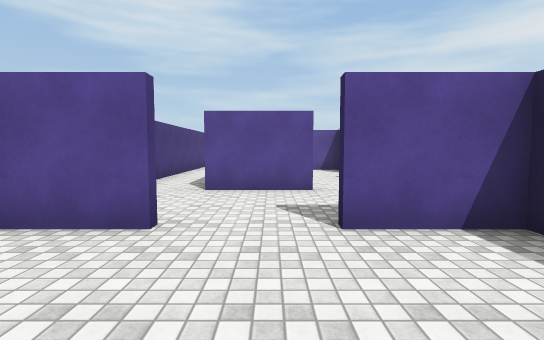
view 1 (above)

24 first-person views from a walk through a 3-D level made in the Unity game engine. The camera is 1.4 m above the floor, tilts 4° down and sees 85° across. The floor is counted in squares, 1.8 m on a side. Each view is taken from the middle of a square. On the plan, view 1 faces up. The plan holds only what a view shows up to about 10 squares ahead; the rest is blank. The place goes on beyond the plan. The player character is not drawn. Some animated figures are left out. Surface patterns are stand-ins for the level's own textures.

view 2
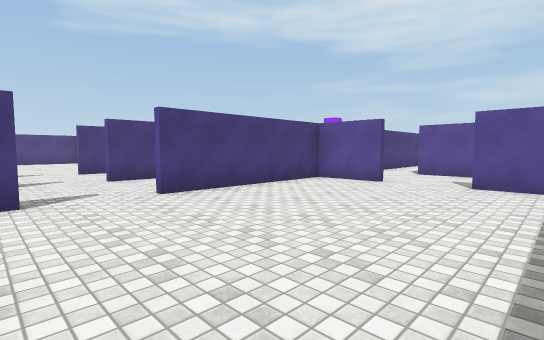

view 3
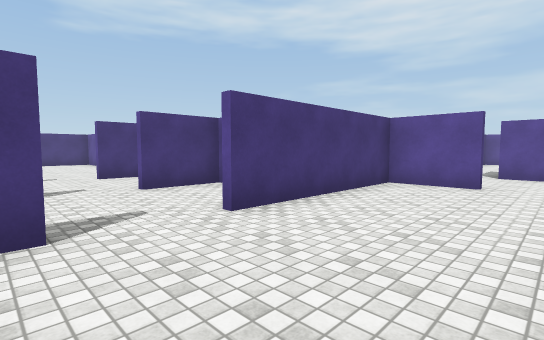

view 4
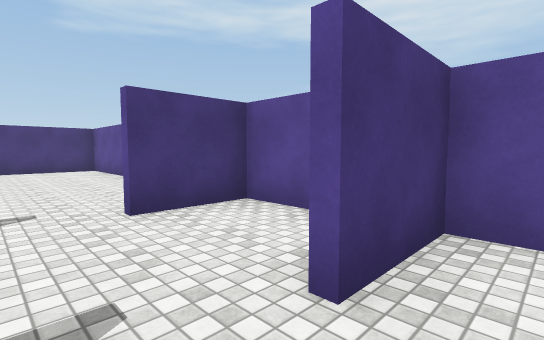

view 5
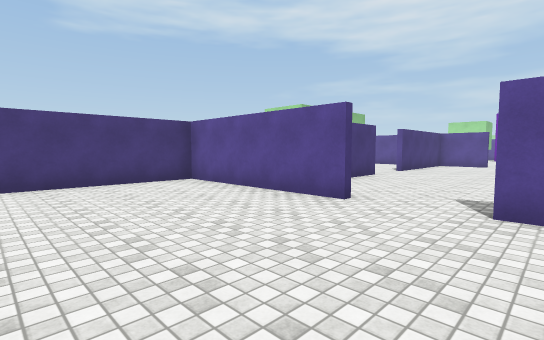

view 6
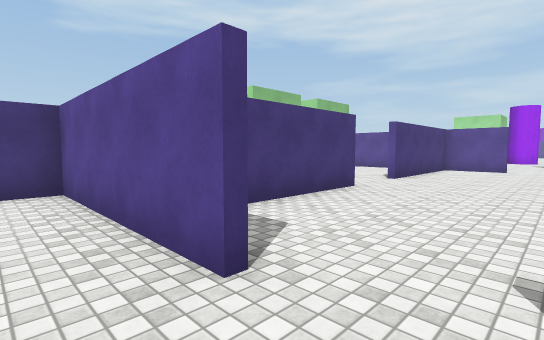

view 7
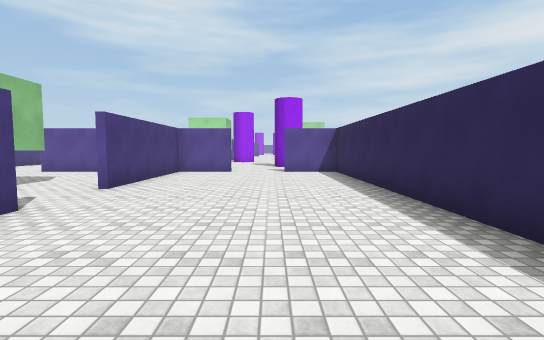

view 8
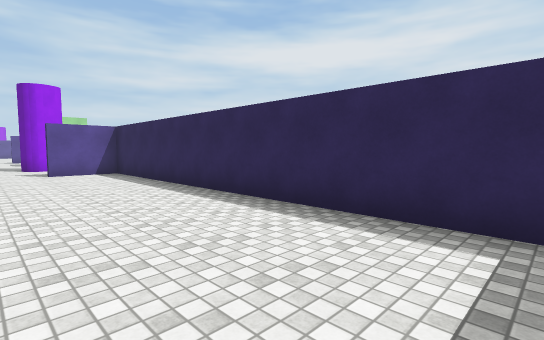

view 9
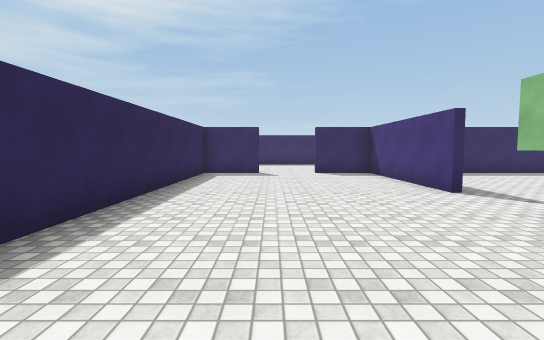

view 10
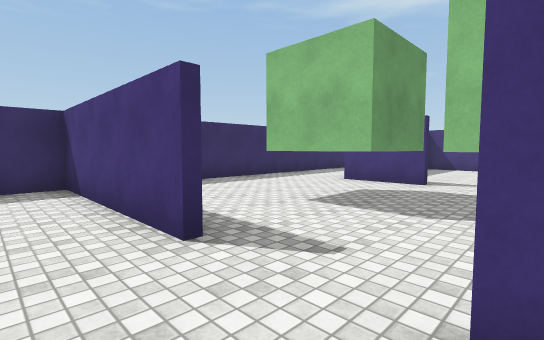

view 11
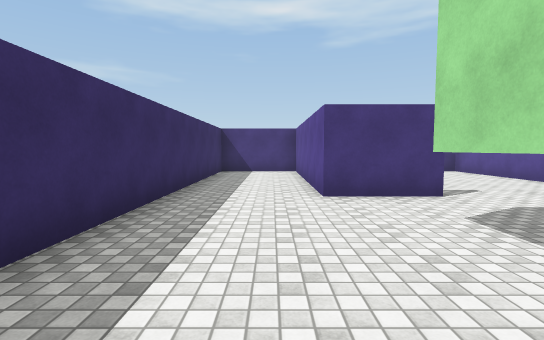

view 12
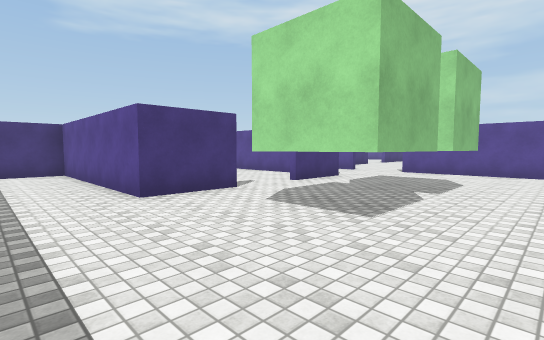

view 13
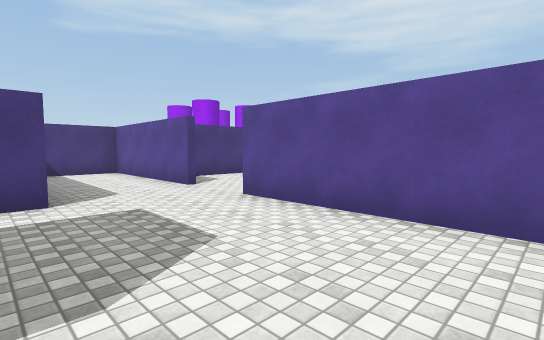

view 14
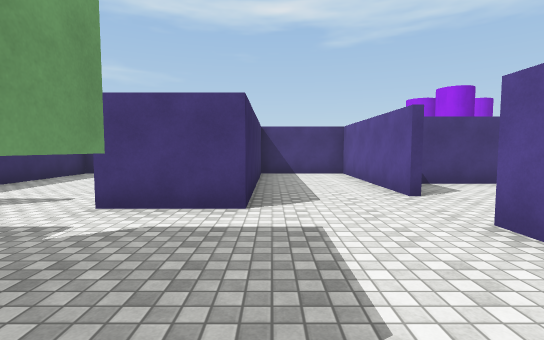

view 15
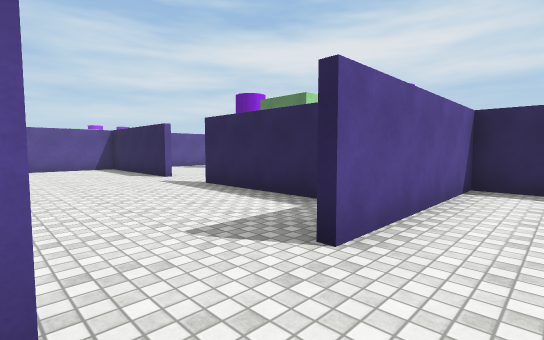

view 16
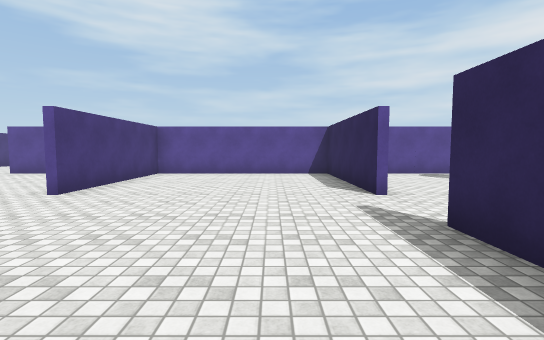

view 17
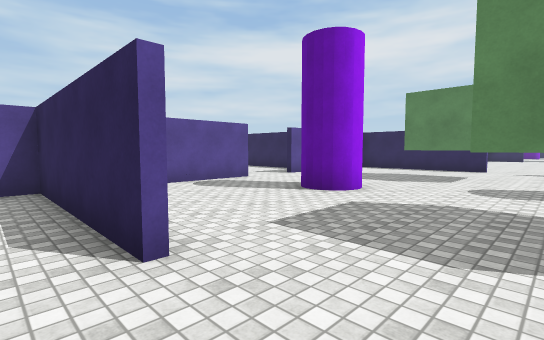

view 18
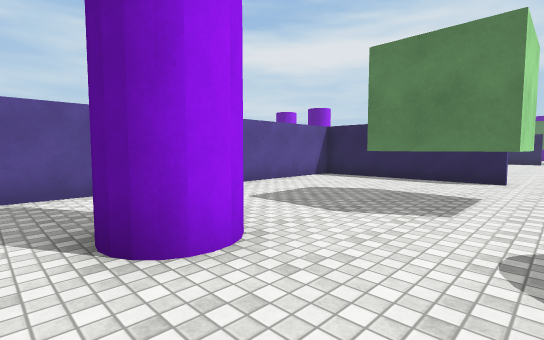

view 19
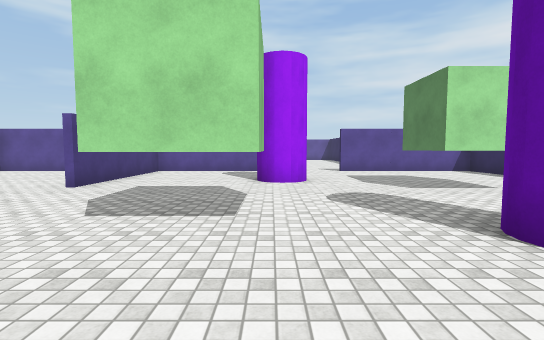

view 20
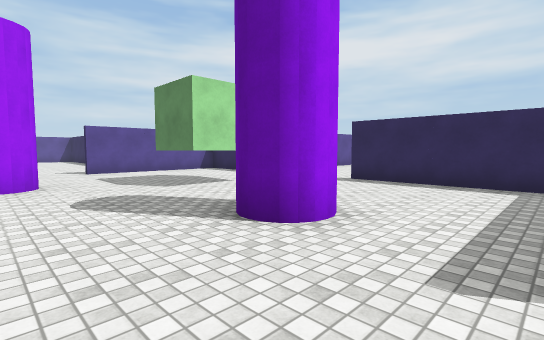

view 21
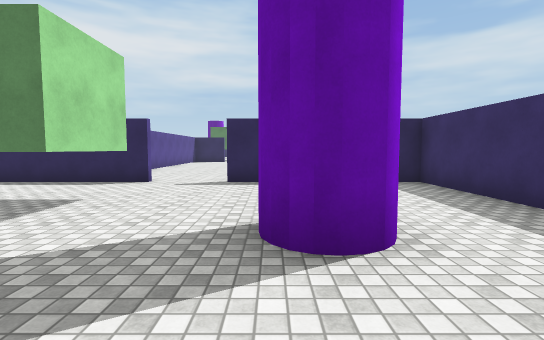

view 22
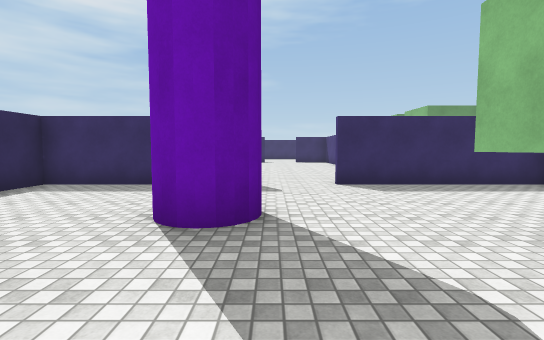

view 23
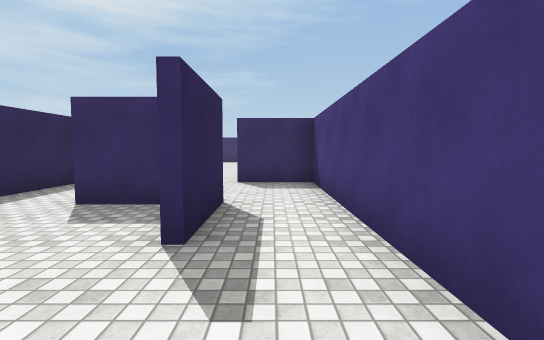

view 24
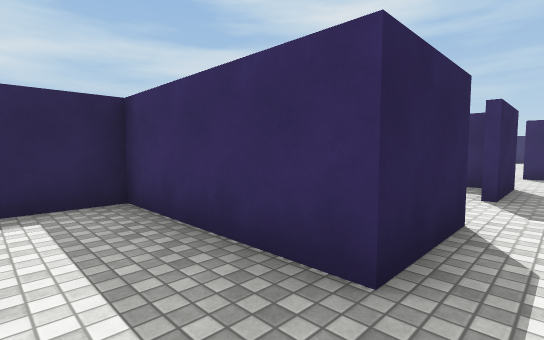

### Floor plan
Points are (right, up) in squares from view 1. A wall is a line through its corners. A room is listed if a view was taken in it or the views show most of it. See-through windows are left out.
Room 1 (views 1, 2, 3, 4, 5, 6)
walls: (-5, 0) (-5.8, 0) (-5.8, -1.8); (-7.2, 0) (-8.6, 0); (-3, -3.5) (-3, -4); (-8.6, 0.2) (-8.6, -1.8); (-10.1, 0) (-10.6, 0); (-12.4, 0) (-17, 0); (-1.1, 2.8) (-3, 2.8) (-3, -1.8); (2.5, 2.8) (0.6, 2.8); (-17, 0.2) (-17, -3.8)
ways out: opening at (-11.5, 0) to room 2; opening at (-0.5, 3) to room 10
Room 2 (views 7, 8, 9, 10)
walls: (-14.2, 4.8) (-14.2, 0.2) (-12.4, 0.2); (-10.6, 0.2) (-8.6, 0.2); (-8.8, 0.2) (-8.8, 11.3) (-10.6, 11.3); (-12.4, 11.3) (-13, 11.3); (-14.2, 11.1) (-14.2, 6.8)
ways out: opening at (-11.5, 0) to room 1; opening at (-11.5, 11) to room 6; opening at (-14, 5.5) to room 11
Room 3 (views 11, 12)
walls: (-19.8, 2.8) (-24.5, 2.8); (-16.3, 3.6) (-18, 3.6); (-24.5, 0.2) (-17, 0.2)
ways out: opening at (-15.5, 4) to room 11; opening at (-19, 4) to room 13
Room 4 (views 13, 14, 15)
walls: (-18, 7.9) (-17.1, 7.9); (-16.3, 7.9) (-16.3, 6.1); (-20.8, 11.3) (-24.5, 11.3); (-14.4, 10.2) (-14.4, 11.3) (-19, 11.3); (-24, 8.7) (-19.8, 8.7) (-19.8, 6.6)
ways out: opening at (-20, 11) to room 5; opening at (-15.5, 7) to room 11; opening at (-19, 7) to room 13
Room 5 (views 16, 17, 18)
walls: (-17.2, 18) (-17.2, 22.5) (-22.7, 22.5) (-22.7, 18); (-14.9, 16.1) (-14.9, 16.6); (-22.7, 14.4) (-22.7, 12.4); (-17.2, 12.8) (-17.2, 16); (-17, 22) (-17, 18); (-13.4, 22.5) (-15.4, 22.5)
ways out: opening at (-20, 11) to room 4; opening at (-16, 15) to room 6; opening at (-13.5, 17.5) to room 6; opening at (-13, 21.5) to room 8
Room 6 (views 19, 20, 21, 22)
walls: (-13.1, 16.2) (-13.1, 14.9) (-14.9, 14.9); (-9.9, 17.4) (-9.9, 19.1); (-17, 11.5) (-12.4, 11.5)
ways out: opening at (-11.5, 11) to room 2; opening at (-16, 15) to room 5; opening at (-13.5, 17.5) to room 5; opening at (-11.5, 19) to room 8; opening at (-10, 12.5) to room 9; opening at (-10, 16.5) to room 9
Room 7 (views 23, 24)
walls: (-1.3, 9.4) (-1.3, 11.5) (2.5, 11.5) (2.5, 12.9)
ways out: opening at (-2, 10.5) to room 12
Room 8 (no view inside)
walls: (-12.4, 22.5) (-13.4, 22.5); (-6, 17.9) (-6, 22.5) (-10.6, 22.5)
ways out: opening at (-13, 21.5) to room 5; opening at (-11.5, 19) to room 6; opening at (-7.5, 18.5) to room 9; opening at (-11.5, 23)
Room 9 (no view inside)
walls: (-8.1, 17.4) (-9.9, 17.4); (-9.2, 11.5) (-6, 11.5) (-6, 16.1)
ways out: opening at (-10, 12.5) to room 6; opening at (-10, 16.5) to room 6; opening at (-7.5, 18.5) to room 8; opening at (-6, 17)
Room 10 (no view inside)
walls: (0.9, 5.7) (-1.3, 5.7); (2.5, 3.2) (2.5, 5.2); (-3, 5.5) (-3, 3) (-1.1, 3)
ways out: opening at (-0.5, 3) to room 1; opening at (-2, 6.5) to room 12; opening at (1, 6)
Room 11 (no view inside)
walls: (-18, 5.4) (-16.3, 5.4) (-16.3, 3.6)
ways out: opening at (-14, 5.5) to room 2; opening at (-15.5, 4) to room 3; opening at (-15.5, 7) to room 4
Room 12 (no view inside)
walls: (-3, 10) (-3, 5.5); (-1.3, 5.7) (-1.3, 7.6)
ways out: opening at (-2, 10.5) to room 7; opening at (-2, 6.5) to room 10; opening at (-1, 8.5)
Room 13 (no view inside)
walls: (-19.8, 4.9) (-19.8, 2.8)
ways out: opening at (-19, 4) to room 3; opening at (-19, 7) to room 4; opening at (-20, 5.5)

Where each view was taken, in squares from view 1:
view 1: 0 up, 0 right, facing up
view 2: 4 down, 2 right, facing up-left
view 3: 4 down, 0 right, facing up-left
view 4: 3 down, 5 left, facing up-left
view 5: 4 down, 10 left, facing up-left
view 6: 1 down, 11 left, facing up-left
view 7: 1 up, 11 left, facing up
view 8: 1 up, 12 left, facing up-right
view 9: 10 up, 11 left, facing down
view 10: 7 up, 13 left, facing down-left
view 11: 2 up, 15 left, facing left
view 12: 1 up, 15 left, facing up-left
view 13: 8 up, 15 left, facing up-left
view 14: 9 up, 16 left, facing left
view 15: 10 up, 21 left, facing up-right
view 16: 13 up, 19 left, facing up
view 17: 16 up, 18 left, facing up-right
view 18: 17 up, 14 left, facing up-right
view 19: 12 up, 13 left, facing up
view 20: 12 up, 13 left, facing up-right
view 21: 15 up, 13 left, facing right
view 22: 18 up, 11 left, facing down
view 23: 10 up, 2 left, facing down
view 24: 13 up, 2 left, facing down-right
